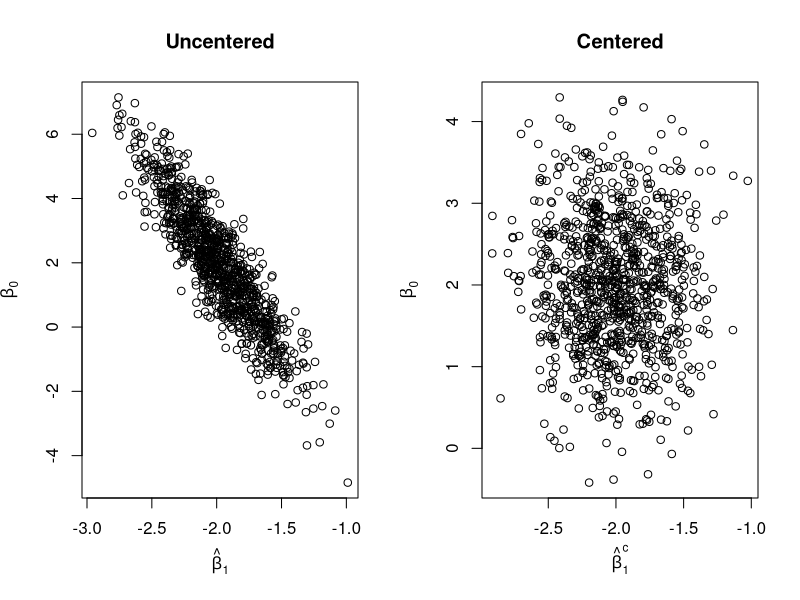

R code for this plot:
## ---- chunk 1
#| include: false
set.seed(2112)
## ---- chunk 2
#| eval: true
#| echo: false
#| fig-height: 3
#| fig-width: 5

Sdotdot <- function(x, y) sum((x - mean(x)) * (y - mean(y)))

R <- 1000
b1s <- double(R)
b0s <- double(R)
b1cs <- double(R)
b0cs <- double(R)
n <- 25
x <- runif(n, 0, 10)
xc <- x - mean(x) # centered

for (i in 1:R) {
    y <- 2 - 2 * x + rnorm(25, 0, 4)
    b1 <- Sdotdot(x, y) / Sdotdot(x, x)
    b0 <- mean(y) - b1 * mean(x)
    b1s[i] <- b1
    b0s[i] <- b0

    # Centered
    y <- 2 - 2 * xc + rnorm(25, 0, 4)
    b1c <- Sdotdot(xc, y) / Sdotdot(xc, xc)
    b1cs[i] <- b1c
    b0c <- mean(y) - b1 * mean(xc)
    b0cs[i] <- b0c
}

par(mfrow = c(1,2))
plot(b1s, b0s, main = "Uncentered",
    xlab = expression(hat(beta)[1]),
    ylab = expression(hat(beta)[0]))
plot(b1cs, b0cs, main = "Centered",
    xlab = expression(hat(beta)[1]^c),
    ylab = expression(hat(beta)[0]^c))
## ---- chunk 3
#| label: standardize1
#| echo: true
x <- mtcars$wt
y <- mtcars$mpg
coef(lm(y ~ x))
## ---- chunk 4
#| label: standardize2
#| echo: true
# Standardize x:
x_prime <- (x - mean(x)) / sd(x)
coef(lm(y ~ x_prime))
